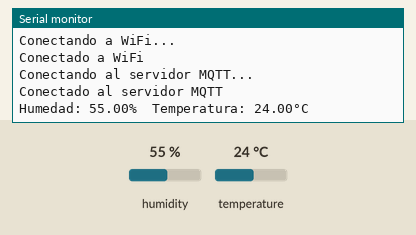
Simulated run of this sketch. Board: ESP32. Shown: the last lines printed to the serial monitor. The test bench sets the inputs (shaded band); at power-on: humidity 55 %, temperature 24 °C. WiFi joins after 1.5 s; servers stay silent unless stated; no MQTT or app messages arrive unless stated.

Above: at 3.2 s.
3.3 s: humidity set to 22 %
At 5.4 s:
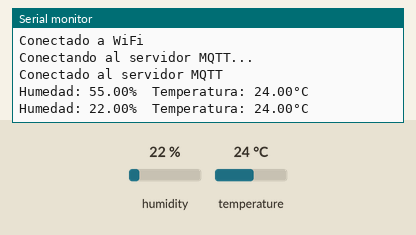
6.0 s: temperature set to 12 °C
At 7.2 s:
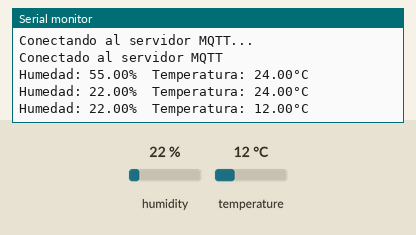
8.7 s: humidity set to 40 %
At 10.7 s:
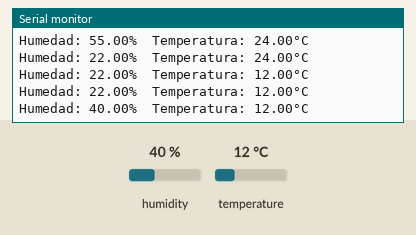
Timing chart, 0 to 12.2 s (numbered marks = the images above; inputs shaded):
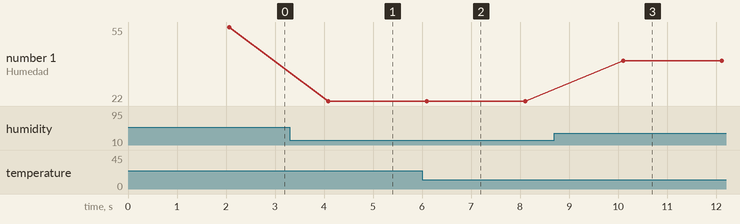

The sketch:

sensor.ino
```cpp
#include <DHT.h>
#include <WiFi.h>
#include <PubSubClient.h>

#define DHT_PIN 2
#define DHT_TYPE DHT22

DHT dht(DHT_PIN, DHT_TYPE);

char* ssid = "SSID_WIFI";
char* password = "Pass_WIFI";
char* mqtt_server = "localhost";
int mqtt_port = 1883;
char* mqtt_user = "user";
char* mqtt_password = "pass";
char* mqtt_topic = "sensor/humedad_y_temperatura";

WiFiClient espClient;
PubSubClient client(espClient);

char humString[10];
char tempString[10];

void setup() {
  Serial.begin(9600);
  dht.begin();
  WiFi.begin(ssid, password);
  while (WiFi.status() != WL_CONNECTED) {
    delay(1000);
    Serial.println("Conectando a WiFi...");
  }
  Serial.println("Conectado a WiFi");
  client.setServer(mqtt_server, mqtt_port);
  client.setCallback(callback);

  while (!client.connected()) {
    Serial.println("Conectando al servidor MQTT...");
    if (client.connect("arduino-client", mqtt_user, mqtt_password)) {
      Serial.println("Conectado al servidor MQTT");
    } else {
      Serial.print("Error de conexión MQTT, rc=");
      Serial.print(client.state());
      Serial.println(" Intentando nuevamente en 5 segundos");
      delay(5000);
    }
  }
}

void loop() {
  float humidity = dht.readHumidity();
  float temperature = dht.readTemperature();

  if (isnan(humidity) || isnan(temperature)) {
    Serial.println("Error al leer el sensor DHT");
  } else {
    Serial.print("Humedad: ");
    Serial.print(humidity);
    Serial.print("%\t");
    Serial.print("Temperatura: ");
    Serial.print(temperature);
    Serial.println("°C");

    snprintf(humString, sizeof(humString), "%.2f", humidity);
    snprintf(tempString, sizeof(tempString), "%.2f", temperature);

    char mqttHumTopic[50];
    char mqttTempTopic[50];
    strcpy(mqttHumTopic, mqtt_topic);
    strcpy(mqttTempTopic, mqtt_topic);
    strcat(mqttHumTopic, "/humedad");
    strcat(mqttTempTopic, "/temperatura");

    client.publish(mqttHumTopic, humString);
    client.publish(mqttTempTopic, tempString);
  }

  client.loop();
  delay(2000);
}

void callback(char* topic, byte* payload, unsigned int length) {

}
```

Measured:
- after the input at 3.3 s, the serial monitor: prints a new line after 0.79 s (image 1)
- after the input at 6.0 s, the serial monitor: prints a new line after 0.09 s (image 2)
- after the input at 8.7 s, the serial monitor: prints a new line after 1.4 s (image 3)
- plotted number 1: 55 → 22 after the input at 3.3 s, 22 → 40 after the input at 8.7 s
